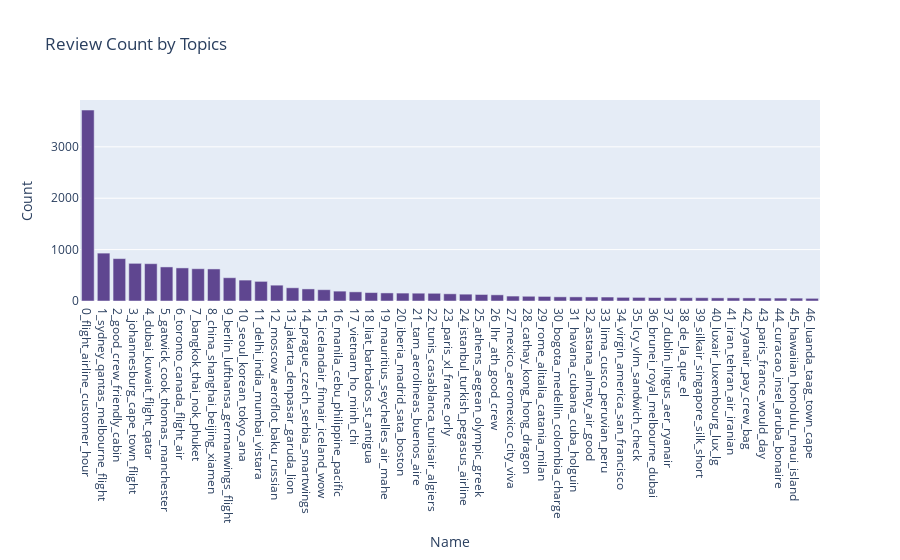

Source (notebook cell):
### Markdown cell above
We can see that a significant fraction of the reviews is considered to be outliers, and therefore they are mapped to the catch-all 'other' topic bucket (with *Topic = -1*).

Let's visualize the review counts by the identified topics, the catch-all 'other' one exclusive.

### Code cell
topic_freq = freq[freq['Topic'] > -1]
fig = px.bar(topic_freq, x='Name', y='Count', 
             title='Review Count by Topics',
            color_discrete_sequence=px.colors.qualitative.Prism) 
fig.show()

### Figure 1 — Plotly figure (JSON) as saved in the notebook; plotly's stock layout.template omitted (floating-point values rounded to 4 significant figures)
{"data": [{"alignmentgroup": "True", "hovertemplate": "Name=%{x}<br>Count=%{y}<extra></extra>", "legendgroup": "", "marker": {"color": "rgb(95, 70, 144)", "pattern": {"shape": ""}}, "name": "", "offsetgroup": "", "orientation": "v", "showlegend": false, "textposition": "auto", "x": ["0_flight_airline_customer_hour", "1_sydney_qantas_melbourne_flight", "2_good_crew_friendly_cabin", "3_johannesburg_cape_town_flight", "4_dubai_kuwait_flight_qatar", "5_gatwick_cook_thomas_manchester", "6_toronto_canada_flight_air", "7_bangkok_thai_nok_phuket", "8_china_shanghai_beijing_xiamen", "9_berlin_lufthansa_germanwings_flight", "10_seoul_korean_tokyo_ana", "11_delhi_india_mumbai_vistara", "12_moscow_aeroflot_baku_russian", "13_jakarta_denpasar_garuda_lion", "14_prague_czech_serbia_smartwings", "15_icelandair_finnair_iceland_wow", "16_manila_cebu_philippine_pacific", "17_vietnam_ho_minh_chi", "18_liat_barbados_st_antigua", "19_mauritius_seychelles_air_mahe", "20_iberia_madrid_sata_boston", "21_tam_aerolineas_buenos_aire", "22_tunis_casablanca_tunisair_algiers", "23_paris_xl_france_orly", "24_istanbul_turkish_pegasus_airline", "25_athens_aegean_olympic_greek", "26_lhr_ath_good_crew", "27_mexico_aeromexico_city_viva", "28_cathay_kong_hong_dragon", "29_rome_alitalia_catania_milan", "30_bogota_medellin_colombia_charge", "31_havana_cubana_cuba_holguin", "32_astana_almaty_air_good", "33_lima_cusco_peruvian_peru", "34_virgin_america_san_francisco", "35_lcy_vlm_sandwich_check", "36_brunei_royal_melbourne_dubai", "37_dublin_lingus_aer_ryanair", "38_de_la_que_el", "39_silkair_singapore_silk_short", "40_luxair_luxembourg_lux_lg", "41_iran_tehran_air_iranian", "42_ryanair_pay_crew_bag", "43_paris_france_would_day", "44_curacao_insel_aruba_bonaire", "45_hawaiian_honolulu_maui_island", "46_luanda_taag_town_cape"], "xaxis": "x", "y": [3716, 932, 825, 733, 726, 663, 644, 628, 624, 453, 407, 382, 308, 257, 235, 220, 192, 178, 164, 157, 154, 152, 150, 140, 133, 127, 120, 96, 92, 89, 81, 80, 79, 77, 71, 70, 68, 65, 64, 64, 61, 61, 60, 57, 57, 56, 52], "yaxis": "y", "type": "bar"}], "layout": {"xaxis": {"anchor": "y", "domain": [0, 1], "title": {"text": "Name"}, "type": "category", "range": [-0.5, 46.5], "autorange": true}, "yaxis": {"anchor": "x", "domain": [0, 1], "title": {"text": "Count"}, "type": "linear", "range": [0, 3912.0], "autorange": true}, "legend": {"tracegroupgap": 0}, "title": {"text": "Review Count by Topics"}, "barmode": "relative", "autosize": true}}
